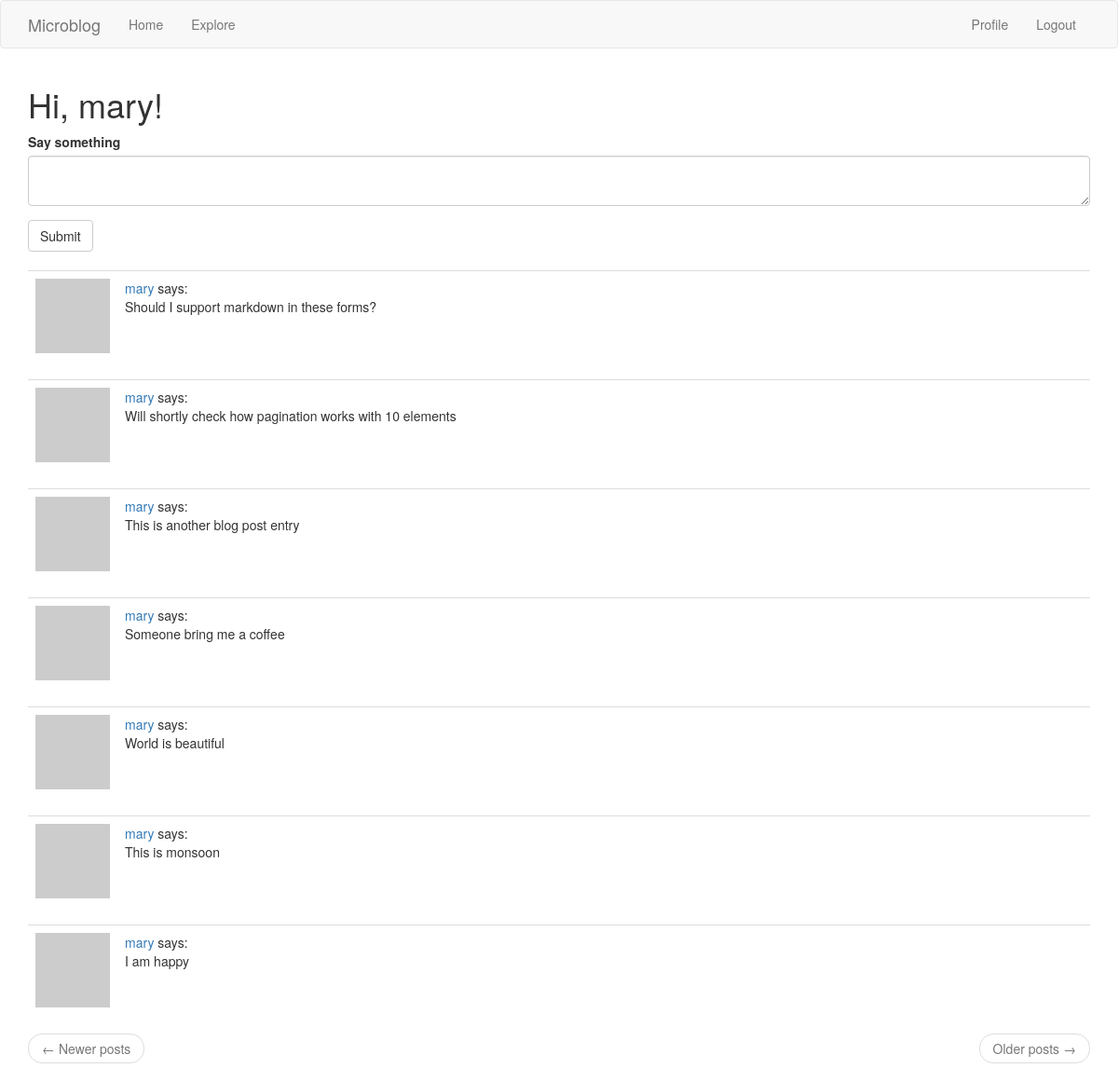
The page /index (signed in) on the database its author committed.
### mblog/models.py (models this page shows, shortened)
class User(UserMixin, db.Model):
    id = db.Column(db.Integer, primary_key=True)
    user_name = db.Column(db.String(64), index=True, unique=True)
    email_id = db.Column(db.String(256), index=True, unique=True)
    password_hash = db.Column(db.String(128))
    posts = db.relationship('Post', backref='author', lazy='dynamic')
    about_me = db.Column(db.String(256))
    last_seen = db.Column(db.DateTime, default=datetime.utcnow)
    followed = db.relationship(
            'User', secondary=followers,
            primaryjoin=(followers.c.follower_id == id),
            secondaryjoin=(followers.c.followed_id == id),
            backref=db.backref('followers', lazy='dynamic'), lazy='dynamic')
    def avatar(self, size):
        digest = md5(self.email_id.lower().encode('utf-8')).hexdigest()
        return 'https://www.gravatar.com/avatar/{}?d=identicon&s={}'.format(
            digest, size)
    def followed_posts(self):
        followed = Post.query.join(
            followers, (followers.c.followed_id == Post.user_id)).filter(
                followers.c.follower_id == self.id)
        own = Post.query.filter_by(user_id=self.id)
        return followed.union(own).order_by(Post.timestamp.desc())

class Post(db.Model):
    id = db.Column(db.Integer, primary_key=True)
    body = db.Column(db.String(1024))
    timestamp = db.Column(db.DateTime, index=True, default=datetime.utcnow)
    user_id = db.Column(db.Integer, db.ForeignKey('user.id'))

### mblog/routes.py (the view)
@app.route('/', methods=['GET', 'POST'])
@app.route('/index', methods=['GET', 'POST'])
@login_required
def index():
    form = PostForm()
    if form.validate_on_submit():
        post = Post(body=form.post.data, author=current_user)
        db.session.add(post)
        db.session.commit()
        flash('Your post is now live!')
        return redirect(url_for('index'))
    page = request.args.get('page', 1, int)
    posts = current_user.followed_posts().paginate(page, app.config['POSTS_PER_PAGE'], False)
    next_url = url_for('index', page=posts.next_num) if posts.has_next else None
    prev_url = url_for('index', page=posts.prev_num) if posts.has_prev else None
    return render_template("index.html", title='Home Page', form=form,
                           posts=posts.items, next_url=next_url, prev_url=prev_url)

### mblog/forms.py
class PostForm(FlaskForm):
    post = TextAreaField('Say something', validators=[
        DataRequired(), Length(min=1, max=140)])
    submit = SubmitField('Submit')

### mblog/models.py (called while the page is built)
@login.user_loader
def load_user(id):
    return User.query.get(int(id))

### mblog/routes.py (called while the page is built)
@app.before_request
def before_request():
    if current_user.is_authenticated:
        current_user.last_seen = datetime.utcnow()
        db.session.commit()

### mblog/templates/index.html
{% extends "base.html" %}
{% import 'bootstrap/wtf.html' as wtf %}
{% block app_content %}
    <h1>Hi, {{ current_user.user_name }}!</h1>
    {% if form %}
    {{ wtf.quick_form(form) }}
    <br>
    {% endif %}
    {% for post in posts %}
        {% include '_post.html' %}
    {% endfor %}
    <nav aria-label="...">
        <ul class="pager">
            <li class="previous{% if not prev_url %} disabled{% endif %}">
                <a href="{{ prev_url or '#' }}">
                    <span aria-hidden="true">&larr;</span> Newer posts
                </a>
            </li>
            <li class="next{% if not next_url %} disabled{% endif %}">
                <a href="{{ next_url or '#' }}">
                    Older posts <span aria-hidden="true">&rarr;</span>
                </a>
            </li>
        </ul>
    </nav>
{% endblock %}

### mblog/templates/_post.html
<table class="table table-hover">
    <tr>
        <td width="70px">
            <a href="{{ url_for('user', username=post.author.user_name) }}">
                <img src="{{ post.author.avatar(70) }}" />
            </a>
        </td>
        <td>
            <a href="{{ url_for('user', username=post.author.user_name) }}">
                {{ post.author.user_name }}
            </a>
            says:
            <br>
            {{ post.body }}
        </td>
    </tr>
</table>

### rows shown on the page
User: user_name "mary"
Post: author.user_name "mary", body "Should I support markdown in these forms?"
Post: author.user_name "mary", body "Will shortly check how pagination works with 10 elements"
Post: author.user_name "mary", body "This is another blog post entry"
Post: author.user_name "mary", body "Someone bring me a coffee"
Post: author.user_name "mary", body "World is beautiful"
Post: author.user_name "mary", body "This is monsoon"
Post: author.user_name "mary", body "I am happy"
